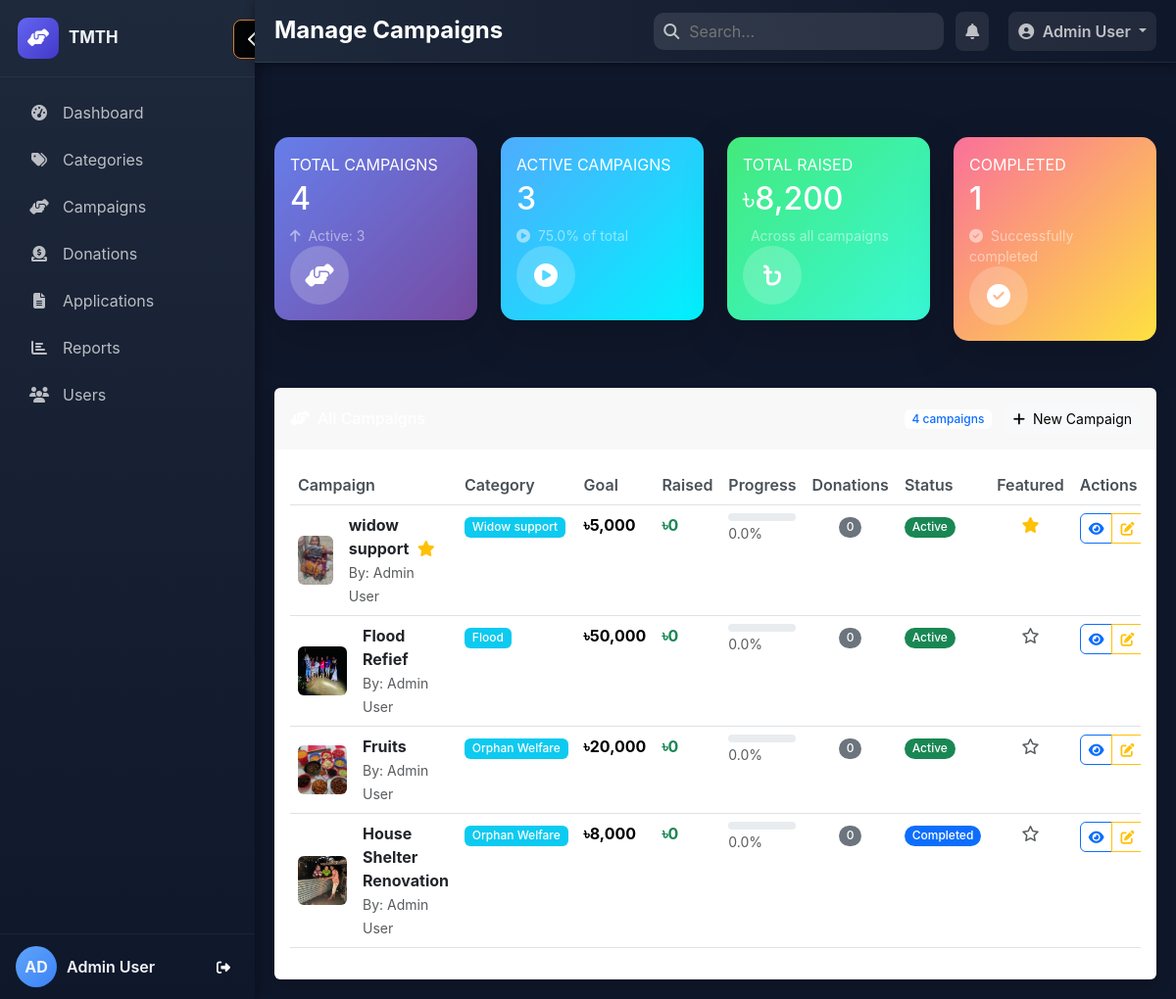
The page /admin/campaigns.php (signed in) on the database its author committed.
### tables this page shows
CREATE TABLE `campaigns` (
  `id` int(11) NOT NULL,
  `title` varchar(255) NOT NULL,
  `description` text NOT NULL,
  `short_description` varchar(500) DEFAULT NULL,
  `goal_amount` decimal(15,2) NOT NULL,
  `raised_amount` decimal(15,2) DEFAULT 0.00,
  `category_id` int(11) DEFAULT NULL,
  `image` varchar(255) DEFAULT NULL,
  `start_date` date DEFAULT NULL,
  `end_date` date DEFAULT NULL,
  `status` enum('active','inactive','completed') DEFAULT 'active',
  `featured` tinyint(1) DEFAULT 0,
  `created_by` int(11) DEFAULT NULL,
  `created_at` timestamp NOT NULL DEFAULT current_timestamp(),
  `updated_at` timestamp NOT NULL DEFAULT current_timestamp() ON UPDATE current_timestamp()
);

CREATE TABLE `users` (
  `id` int(11) NOT NULL,
  `name` varchar(100) NOT NULL,
  `email` varchar(100) DEFAULT NULL,
  `password` varchar(255) NOT NULL,
  `phone` varchar(20) DEFAULT NULL,
  `address` text DEFAULT NULL,
  `role` enum('user','admin') DEFAULT 'user',
  `status` enum('active','inactive') DEFAULT 'active',
  `is_guest` tinyint(1) DEFAULT 0,
  `created_at` timestamp NOT NULL DEFAULT current_timestamp(),
  `updated_at` timestamp NOT NULL DEFAULT current_timestamp() ON UPDATE current_timestamp()
);

CREATE TABLE `categories` (
  `id` int(11) NOT NULL,
  `name` varchar(100) NOT NULL,
  `description` text DEFAULT NULL,
  `parent_id` int(11) DEFAULT NULL,
  `status` enum('active','inactive') DEFAULT 'active',
  `created_at` timestamp NOT NULL DEFAULT current_timestamp()
);

### admin/campaigns.php (the view, shortened to what this page needs)
<?php
require_once '../includes/config.php';
include 'header.php';
try {
    $stmt = $pdo->query("
        SELECT c.*, cat.name as category_name,
               u.name as creator_name,
               (SELECT COUNT(*) FROM donations WHERE campaign_id = c.id) as donation_count,
               (SELECT SUM(amount) FROM donations WHERE campaign_id = c.id AND status = 'completed') as total_raised
        FROM campaigns c
        LEFT JOIN categories cat ON c.category_id = cat.id
        LEFT JOIN users u ON c.created_by = u.id
        ORDER BY c.created_at DESC
    ");
    $campaigns = $stmt->fetchAll(PDO::FETCH_ASSOC);
} catch(PDOException $e) {
    $campaigns = [];
    error_log("Campaigns query error: " . $e->getMessage());
}
$total_campaigns = $pdo->query("SELECT COUNT(*) as count FROM campaigns")->fetch(PDO::FETCH_ASSOC)['count'];
$active_campaigns = $pdo->query("SELECT COUNT(*) as count FROM campaigns WHERE status = 'active'")->fetch(PDO::FETCH_ASSOC)['count'];
$completed_campaigns = $pdo->query("SELECT COUNT(*) as count FROM campaigns WHERE status = 'completed'")->fetch(PDO::FETCH_ASSOC)['count'];
$total_raised = $pdo->query("SELECT SUM(raised_amount) as total FROM campaigns")->fetch(PDO::FETCH_ASSOC)['total'] ?? 0;
?>
<div class="row mb-4" style="margin-top: 20px;">
    <div class="col-xl-3 col-md-6 mb-4">
        <div class="card stats-card revenue-card shadow-lg border-0">
            <div class="card-body">
                <div class="row align-items-center">
                    <div class="col mr-2">
                        <div class="text-xs font-weight-bold text-white text-uppercase mb-1">
                            Total Campaigns</div>
                        <div class="h2 mb-0 font-weight-bold text-white"><?php echo $total_campaigns; ?></div>
                        <div class="mt-2 text-white-50 small">
                            <i class="fas fa-arrow-up me-1"></i>
                            <span>Active: <?php echo $active_campaigns; ?></span>
                        </div>
                    </div>
                    <div class="col-auto">
                        <div class="icon-circle bg-white-20">
                            <i class="fas fa-hands-helping text-white"></i>
                        </div>
                    </div>
                </div>
            </div>
        </div>
    </div>
    <div class="col-xl-3 col-md-6 mb-4">
        <div class="card stats-card donations-card shadow-lg border-0">
            <div class="card-body">
                <div class="row align-items-center">
                    <div class="col mr-2">
                        <div class="text-xs font-weight-bold text-white text-uppercase mb-1">
                            Active Campaigns</div>
                        <div class="h2 mb-0 font-weight-bold text-white"><?php echo $active_campaigns; ?></div>
                        <div class="mt-2 text-white-50 small">
                            <i class="fas fa-play-circle me-1"></i>
                            <span><?php echo number_format(($active_campaigns/$total_campaigns)*100, 1); ?>% of total</span>
                        </div>
                    </div>
                    <div class="col-auto">
                        <div class="icon-circle bg-white-20">
                            <i class="fas fa-play-circle text-white"></i>
                        </div>
                    </div>
                </div>
            </div>
        </div>
    </div>
    <div class="col-xl-3 col-md-6 mb-4">
        <div class="card stats-card campaigns-card shadow-lg border-0">
            <div class="card-body">
                <div class="row align-items-center">
                    <div class="col mr-2">
                        <div class="text-xs font-weight-bold text-white text-uppercase mb-1">
                            Total Raised</div>
                        <div class="h2 mb-0 font-weight-bold text-white">৳<?php echo number_format($total_raised, 0); ?></div>
                        <div class="mt-2 text-white-50 small">
                            <span>Across all campaigns</span>
                        </div>
                    </div>
                    <div class="col-auto">
                        <div class="icon-circle bg-white-20">
                            <i class="fas fa-bangladeshi-taka-sign text-white"></i>
                        </div>
                    </div>
                </div>
            </div>
        </div>
    </div>
    <div class="col-xl-3 col-md-6 mb-4">
        <div class="card stats-card users-card shadow-lg border-0">
            <div class="card-body">
                <div class="row align-items-center">
                    <div class="col mr-2">
                        <div class="text-xs font-weight-bold text-white text-uppercase mb-1">
                            Completed</div>
                        <div class="h2 mb-0 font-weight-bold text-white"><?php echo $completed_campaigns; ?></div>
                        <div class="mt-2 text-white-50 small">
                            <i class="fas fa-check-circle me-1"></i>
                            <span>Successfully completed</span>
                        </div>
                    </div>
                    <div class="col-auto">
                        <div class="icon-circle bg-white-20">
                            <i class="fas fa-check-circle text-white"></i>
                        </div>
                    </div>
                </div>
            </div>
        </div>
    </div>
</div>
<div class="card shadow border-0">
    <div class="card-header bg-gradient-primary text-white py-3 d-flex justify-content-between align-items-center border-0">
        <h6 class="m-0 font-weight-bold"><i class="fas fa-hands-helping me-2"></i>All Campaigns</h6>
        <div>
            <span class="badge bg-white text-primary me-2"><?php echo count($campaigns); ?> campaigns</span>
            <button type="button" class="btn btn-light btn-sm" data-bs-toggle="modal" data-bs-target="#createCampaignModal">
                <i class="fas fa-plus me-1"></i> New Campaign
            </button>
        </div>
    </div>
    <div class="card-body">
        <?php if(empty($campaigns)): ?>
            <div class="text-center py-5">
                <i class="fas fa-hands-helping fa-4x text-muted mb-3"></i>
                <h5 class="text-muted">No Campaigns Found</h5>
                <p class="text-muted">Create your first campaign to get started.</p>
                <button type="button" class="btn btn-primary" data-bs-toggle="modal" data-bs-target="#createCampaignModal">
                    <i class="fas fa-plus me-1"></i> Create Campaign
                </button>
            </div>
        <?php else: ?>
            <div class="table-responsive">
                <table class="table table-hover" id="campaignsTable">
                    <thead class="thead-light">
                        <tr>
                            <th>Campaign</th>
                            <th>Category</th>
                            <th>Goal</th>
                            <th>Raised</th>
                            <th>Progress</th>
                            <th>Donations</th>
                            <th>Status</th>
                            <th>Featured</th>
                            <th>Actions</th>
                        </tr>
                    </thead>
                    <tbody>
                        <?php foreach($campaigns as $campaign):
                            $progress = $campaign['goal_amount'] > 0 ? min(100, ($campaign['total_raised'] / $campaign['goal_amount']) * 100) : 0;
                        ?>
                        <tr class="hover-effect">
                            <td>
                                <div class="d-flex align-items-center">
                                    <?php if($campaign['image']): ?>
                                        <img src="../<?php echo htmlspecialchars($campaign['image']); ?>" alt="<?php echo htmlspecialchars($campaign['title']); ?>" class="rounded me-3" width="50" height="50" style="object-fit: cover;">
                                    <?php else: ?>
                                        <div class="bg-gradient-primary text-white rounded d-flex align-items-center justify-content-center me-3" style="width: 50px; height: 50px;">
                                            <i class="fas fa-hands-helping"></i>
                                        </div>
                                    <?php endif; ?>
                                    <div>
                                        <strong class="text-dark"><?php echo htmlspecialchars($campaign['title']); ?></strong>
                                        <?php if($campaign['featured']): ?>
                                            <i class="fas fa-star text-warning ms-1" title="Featured"></i>
                                        <?php endif; ?>
                                        <br>
                                        <small class="text-muted">By: <?php echo htmlspecialchars($campaign['creator_name']); ?></small>
                                    </div>
                                </div>
                            </td>
                            <td><span class="badge bg-info"><?php echo htmlspecialchars($campaign['category_name']); ?></span></td>
                            <td class="text-nowrap fw-bold">৳<?php echo number_format($campaign['goal_amount'], 0); ?></td>
                            <td class="text-nowrap text-success fw-bold">৳<?php echo number_format($campaign['total_raised'], 0); ?></td>
                            <td>
                                <div class="progress" style="height: 8px;">
                                </div>
                                <small class="text-muted"><?php echo number_format($progress, 1); ?>%</small>
                            </td>
                            <td class="text-center">
                                <span class="badge bg-secondary rounded-pill"><?php echo $campaign['donation_count']; ?></span>
                            </td>
                            <td>
                                <span class="badge bg-<?php
                                    echo $campaign['status'] == 'active' ? 'success' :
                                         ($campaign['status'] == 'completed' ? 'primary' : 'secondary');
                                ?> rounded-pill">
                                    <?php echo ucfirst($campaign['status']); ?>
                                </span>
                            </td>
                            <td class="text-center">
                                <?php if($campaign['featured']): ?>
                                    <i class="fas fa-star text-warning" title="Featured"></i>
                                <?php else: ?>
                                    <i class="far fa-star text-muted" title="Not Featured"></i>
                                <?php endif; ?>
                            </td>
                            <td>
                                <div class="btn-group btn-group-sm">
                                    <a href="../campaign.php?id=<?php echo $campaign['id']; ?>"
                                       class="btn btn-outline-primary rounded-start" target="_blank" title="View">
                                        <i class="fas fa-eye"></i>
                                    </a>
                                    <button type="button" class="btn btn-outline-warning"
                                            data-bs-toggle="modal" data-bs-target="#editCampaignModal"
                                            data-campaign='<?php echo json_encode($campaign); ?>'
                                            title="Edit">
                                        <i class="fas fa-edit"></i>
                                    </button>
                                </div>
                            </td>
                        </tr>
                        <?php endforeach; ?>
                    </tbody>
                </table>
            </div>
        <?php endif; ?>
    </div>
</div>
<?php include 'footer.php'; ?>

### admin/header.php (style rules this page uses)
:root { --sidebar-w: 260px; --sidebar-collapsed: 74px; --topbar-h: 64px; --bg-dark: #0f172a; --bg-dark2: #1e293b; --muted: rgba(255,255,255,0.7); --accent: #4f46e5; }
body { margin: 0; font-family: "Inter", Poppins, sans-serif; background: var(--bg-dark); color: #f1f5f9; overflow-x: hidden; }

### admin/campaigns.php (style rules this page uses)
:root { --primary-gradient: linear-gradient(135deg, #667eea 0%, #764ba2 100%); --success-gradient: linear-gradient(135deg, #4facfe 0%, #00f2fe 100%); --info-gradient: linear-gradient(135deg, #43e97b 0%, #38f9d7 100%); --warning-gradient: linear-gradient(135deg, #fa709a 0%, #fee140 100%); --dark-gradient: linear-gradient(135deg, #434343 0%, #000000 100%); }
.stats-card { color: white; border-radius: 15px; transition: transform 0.3s ease, box-shadow 0.3s ease; }
.revenue-card { background: var(--primary-gradient); }
.donations-card { background: var(--success-gradient); }
.campaigns-card { background: var(--info-gradient); }
.users-card { background: var(--warning-gradient); }
.icon-circle { width: 60px; height: 60px; border-radius: 50%; display: flex; align-items: center; justify-content: center; font-size: 1.5rem; }
.bg-white-20 { background: rgba(255, 255, 255, 0.2); backdrop-filter: blur(10px); }
.hover-effect { transition: all 0.3s ease; }
.table th { border-top: none; font-weight: 600; color: #495057; }
.badge { font-weight: 500; }

### rows shown on the page
campaigns: image (picture), title "widow support", featured 1 (drawn), created_by.name "Admin User", category.name "Widow support", goal_amount "5,000", total_raised "0", progress "0.0", donation_count "0", status "Active"
campaigns: image (picture), title "Flood Refief", created_by.name "Admin User", category.name "Flood", goal_amount "50,000", total_raised "0", progress "0.0", donation_count "0", status "Active", featured 0 (drawn)
campaigns: image (picture), title "Fruits", created_by.name "Admin User", category.name "Orphan Welfare", goal_amount "20,000", total_raised "0", progress "0.0", donation_count "0", status "Active", featured 0 (drawn)
campaigns: image (picture), title "House Shelter Renovation", created_by.name "Admin User", category.name "Orphan Welfare", goal_amount "8,000", total_raised "0", progress "0.0", donation_count "0", status "Completed", featured 0 (drawn)

### other values the page prints
substr($_SESSION['user_name'] ?? 'AD',0,2) "AD"
$_SESSION['user_name'] "Admin User"
$page_title "Manage Campaigns"
$total_campaigns "4"
$active_campaigns "3"
$total_raised "8,200"
$completed_campaigns "1"
count($campaigns) "4"
